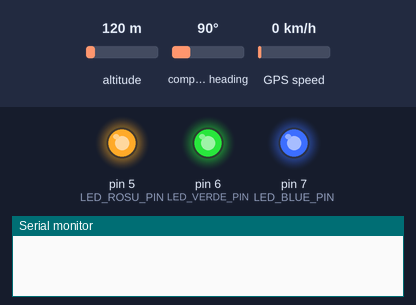
The sketch below on a simulated Arduino Uno, built with avr-gcc and run on an emulated ATmega328P. On the bench: output pins drawn as LEDs (lit = HIGH), the last lines printed to the serial monitor. The test bench sets the inputs (shaded band); at power-on: altitude 120 m, compass heading 90°, GPS speed 0 km/h. The GPS gets a fix after 3 s at 37.7749, -122.4194 with 8 satellites.

Above: at 0.1 s.
At 1.7 s:
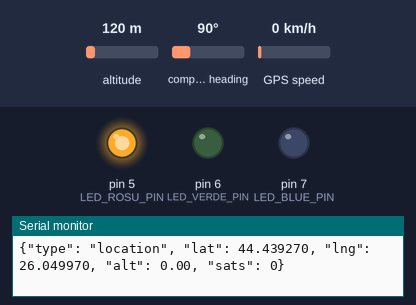
1.8 s: altitude set to 20 m
At 4.4 s:
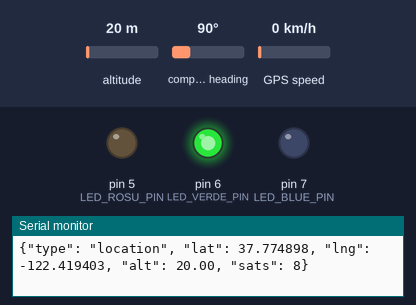
5.3 s: compass heading set to 180°
9.4 s: GPS speed set to 30 km/h
13.4 s: compass heading set to 7°
17.5 s: compass heading set to 90°
Timing chart, 0 to 22.6 s (numbered marks = the images above; inputs shaded):
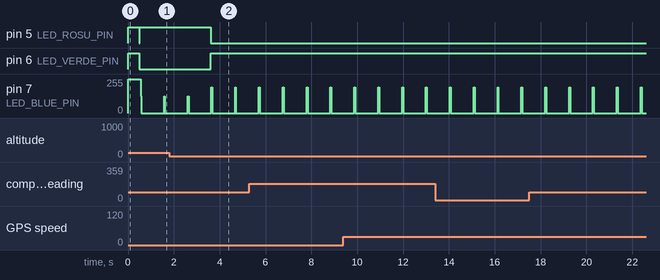

The sketch:

arduino.ino
```cpp
#include <TinyGPS++.h>
#include <SoftwareSerial.h>

#define RX_PIN 3
#define TX_PIN 2
#define LED_ROSU_PIN 5    // Eroare/Cautare semnal
#define LED_VERDE_PIN 6   // Semnal GPS valid
#define LED_BLUE_PIN 7    // Reading data from gps

#define GPS_BAUD_RATE 9600
#define SERIAL_BAUD_RATE 115200

#define TEST_DATA


TinyGPSPlus gps;
SoftwareSerial ss(RX_PIN, TX_PIN);

void setup() {
  Serial.begin(SERIAL_BAUD_RATE);
  ss.begin(GPS_BAUD_RATE);
//  ss.println("$PUBX,40,GSA,1,1,1,1,0,0*05");

  pinMode(LED_ROSU_PIN, OUTPUT);
  pinMode(LED_VERDE_PIN, OUTPUT);
  pinMode(LED_BLUE_PIN, OUTPUT);

  // TestE LED uri la pornire
  digitalWrite(LED_ROSU_PIN, HIGH);
  digitalWrite(LED_VERDE_PIN, HIGH);
  digitalWrite(LED_BLUE_PIN, HIGH);
  delay(500);
  digitalWrite(LED_ROSU_PIN, LOW);
  digitalWrite(LED_VERDE_PIN, LOW);
  digitalWrite(LED_BLUE_PIN, LOW);
}

void loop() {
  while (ss.available()) {
    digitalWrite(LED_BLUE_PIN, HIGH);
    if (gps.encode(ss.read())) {
      sendDataToServer();
    } else {
      digitalWrite(LED_BLUE_PIN, LOW);
    }
  }

  delay(1000);
}


void sendDataToServer() {
  if (gps.location.isValid()) {
    digitalWrite(LED_VERDE_PIN, HIGH);
    digitalWrite(LED_ROSU_PIN, LOW);

    Serial.print(F("{\"type\": \"location\", \"lat\": "));
    Serial.print(gps.location.lat(), 6);
    Serial.print(F(", \"lng\": "));
    Serial.print(gps.location.lng(), 6);
    Serial.print(F(", \"alt\": "));
    Serial.print(gps.altitude.meters());
    Serial.print(F(", \"sats\": "));
    Serial.print(gps.satellites.value());
    Serial.println(F("}"));
  } else {
    // GPS-ul este conectat dar inca nu are "fix" (cauta sateliti)
    digitalWrite(LED_VERDE_PIN, LOW);
    digitalWrite(LED_ROSU_PIN, HIGH);

#ifdef TEST_DATA
    sendTestData();
#else
    Serial.println(F("{\"status\": \"searching\"}"));
#endif
  }
}

void sendTestData()
{
    Serial.print(F("{\"type\": \"location\", \"lat\": "));
    Serial.print(44.43927, 6);
    Serial.print(F(", \"lng\": "));
    Serial.print(26.04997, 6);
    Serial.print(F(", \"alt\": "));
    Serial.print(gps.altitude.meters());
    Serial.print(F(", \"sats\": "));
    Serial.print(gps.satellites.value());
    Serial.println(F("}"));
}
```

Measured:
- by itself, pin 7 (LED_BLUE_PIN): alternates 193/255 for 0.04 s and 0/255 for 1.0 s
